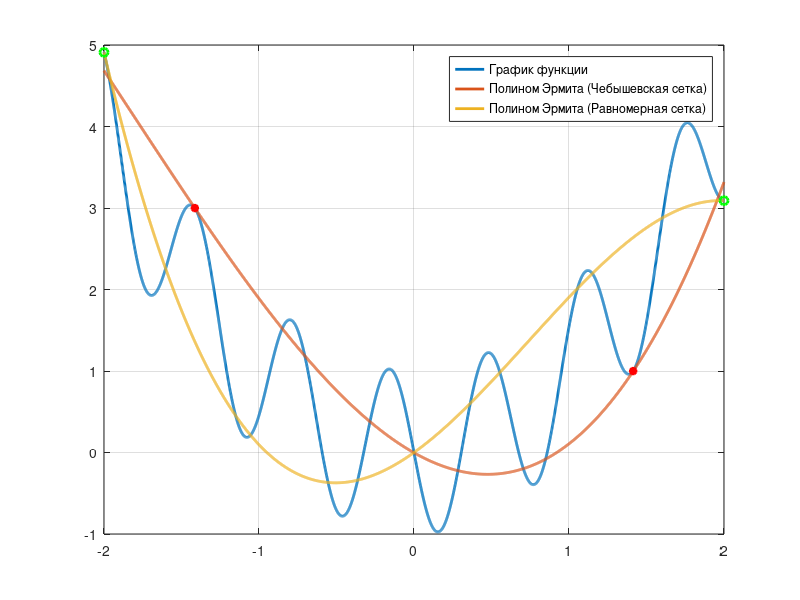
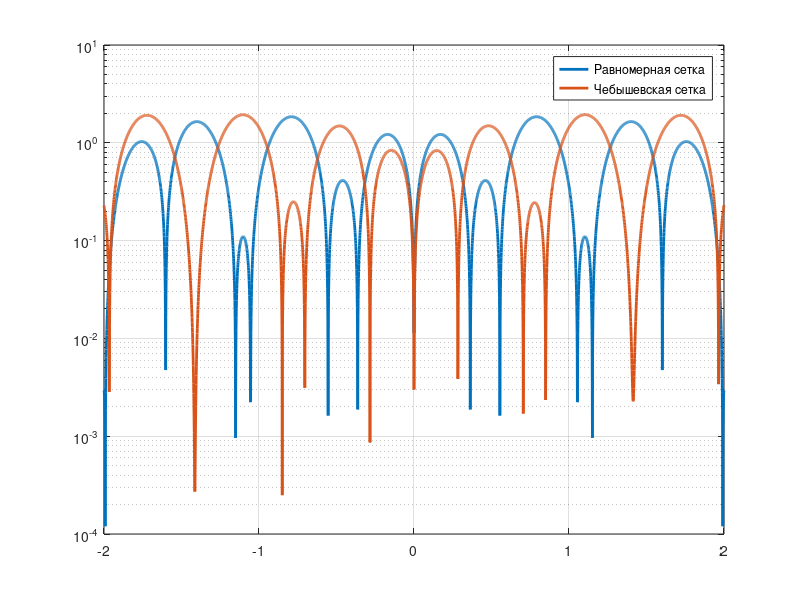

Recreate these plots in MATLAB, in order.
x = [-2:0.001:2];
f = @(x)(x.^2 - sin(10.*x));
cheb_grid = @(x)(0.183.*x.^3+1.001.*x.^2-1.074.*x-0.003);
uni_grid = @(x)((-7.25.*x.^3+16.*x.^2+21.72.*x)/16);

figure
plot(x, f(x), 'LineWidth', 2);
hold on
grid on
plot(x, cheb_grid(x), 'LineWidth', 2);
plot(x, uni_grid(x), 'LineWidth', 2);
plot(1.414,0.999, 'r*', 'LineWidth', 2);
plot(-1.414,2.999, 'r*', 'LineWidth', 2);
plot(-2, 4.91, 'go', 'LineWidth', 2);
plot(2, 3.09, 'go', 'LineWidth', 2);
legend('График функции', 'Полином Эрмита (Чебышевская сетка)', 'Полином Эрмита (Равномерная сетка)')
uni_max = abs(f(x)-uni_grid(x));
cheb_max = abs(f(x)-cheb_grid(x));

figure
semilogy(x, uni_max, 'LineWidth', 2);
hold on
grid on
semilogy(x, cheb_max, 'LineWidth', 2);
legend('Равномерная сетка', 'Чебышевская сетка');